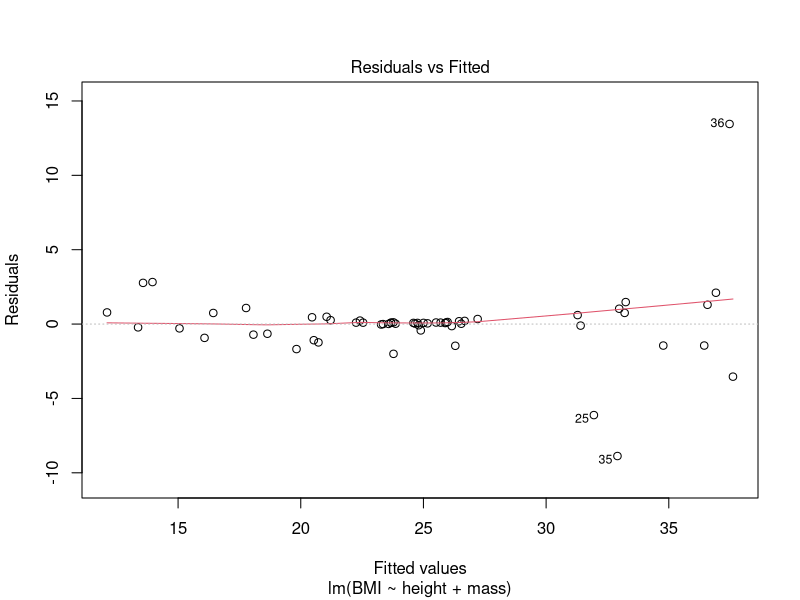
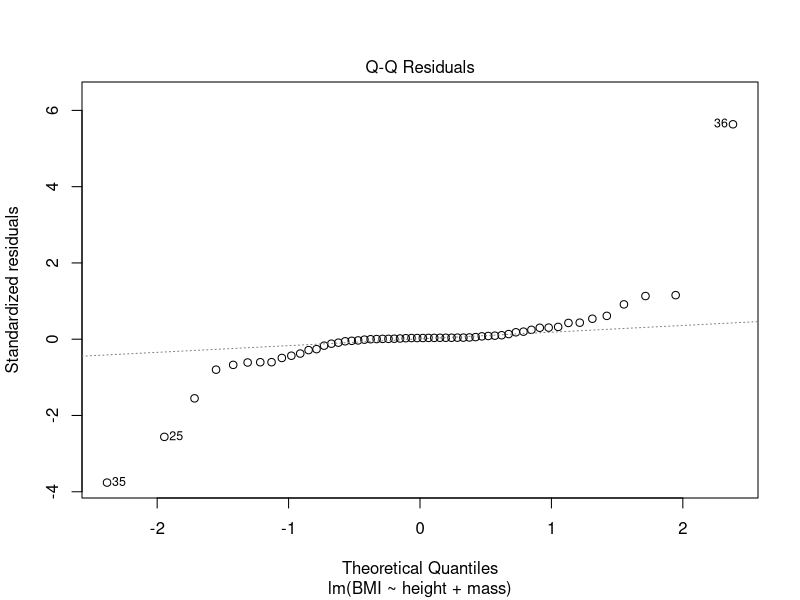
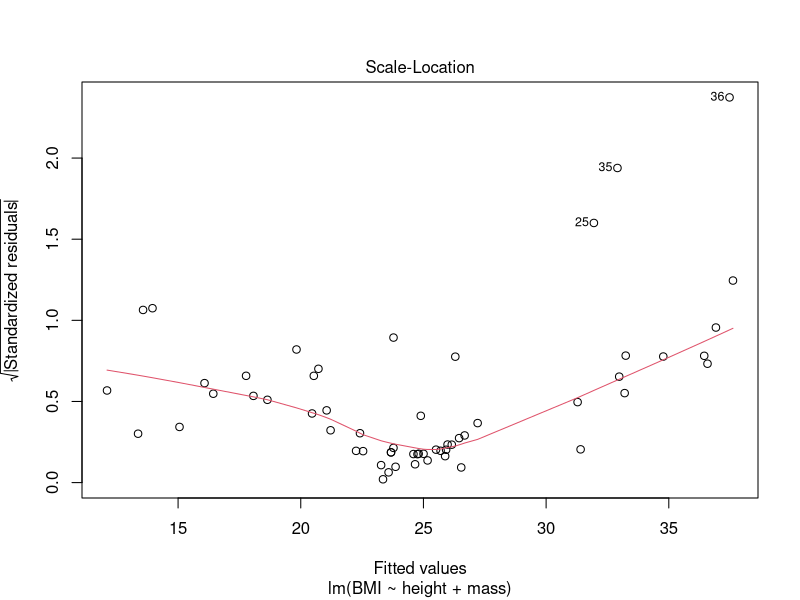
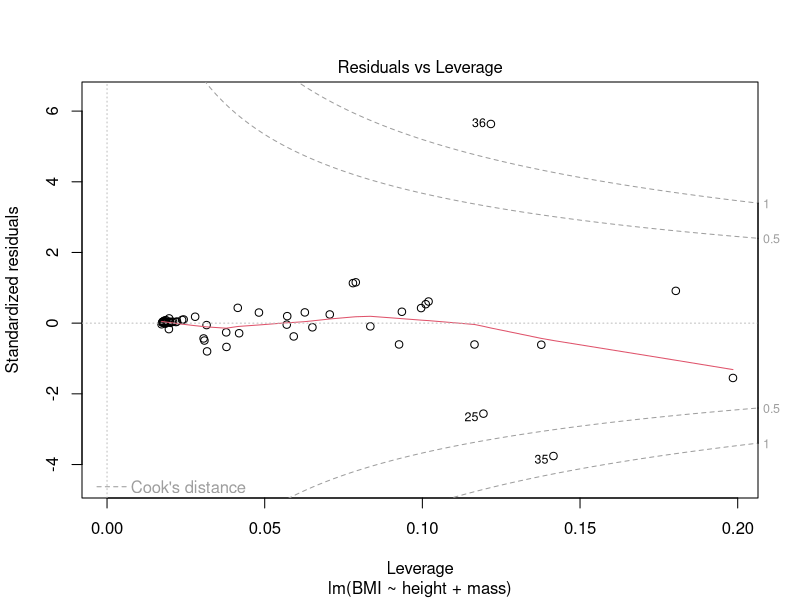
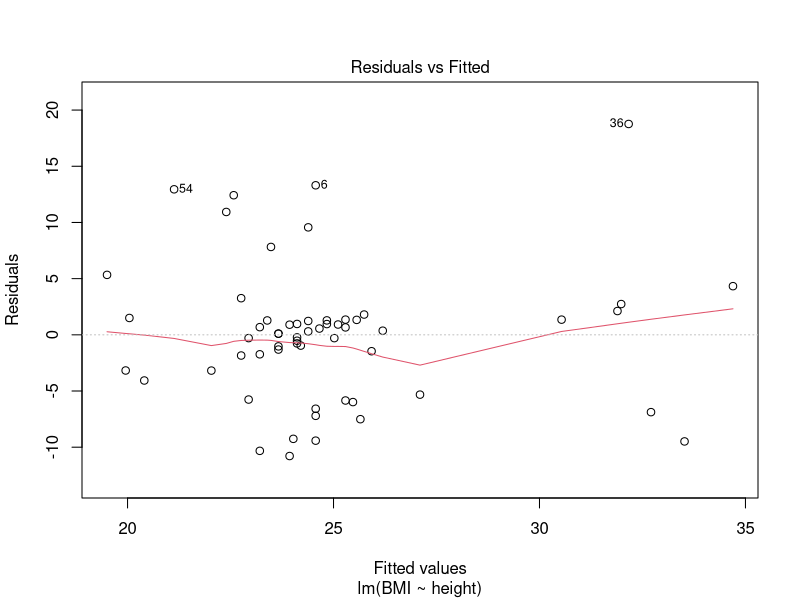
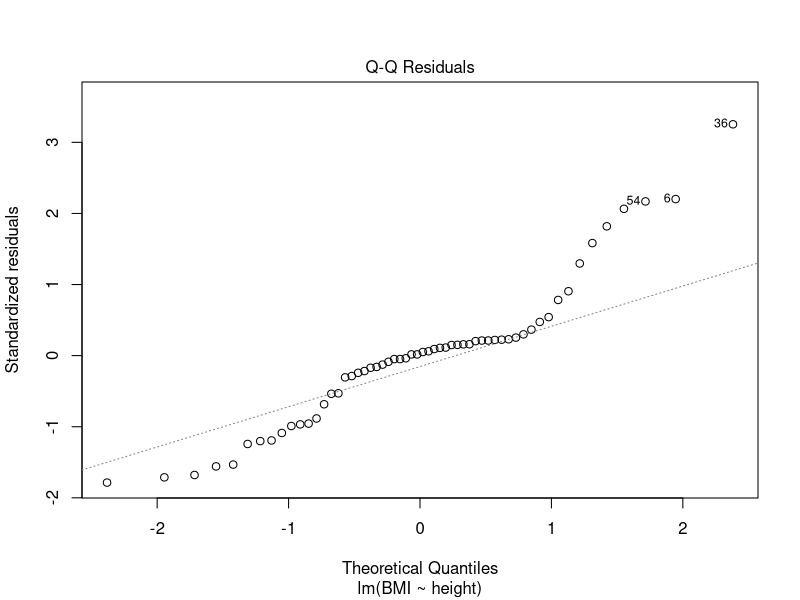
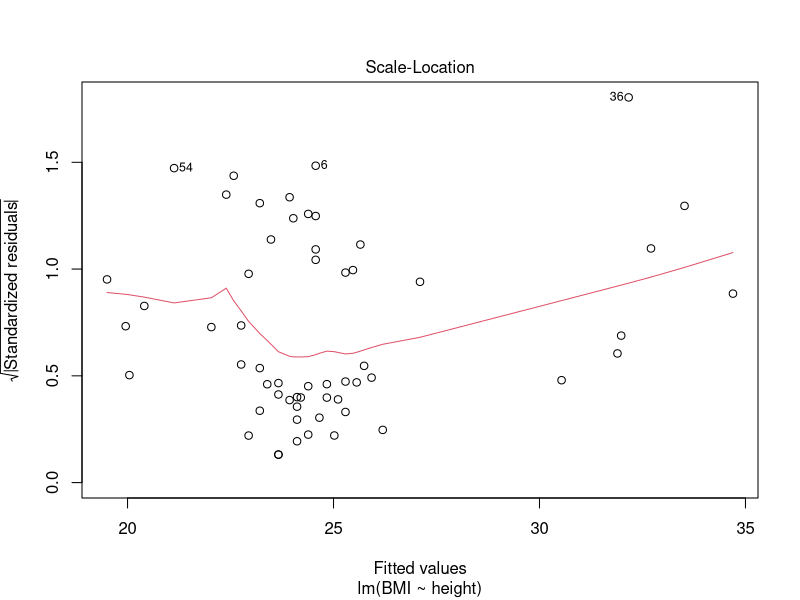
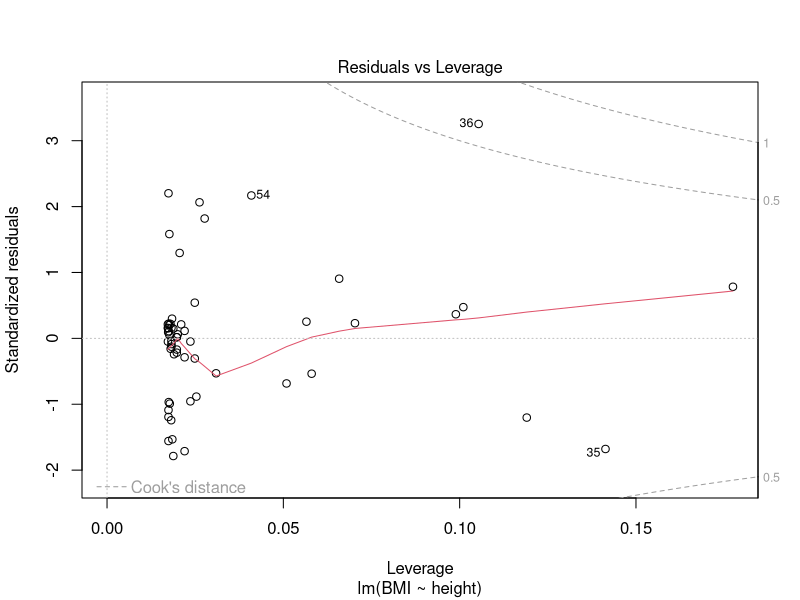

Source code (R) for these figures, in order:
# Load packages ----

library(tidyverse)
library(magrittr)
library(dplyr)

# load data
starwars

newStarwars <- starwars %>% 
  mutate(BMI:=mass/((height/100)^2))

# create linear model
model <- lm(BMI~height + mass, data =filter(newStarwars,BMI<440))


# review linear model
coef(model)

summary(model)

plot(model)




# look at height model:

heightmodel <- lm(BMI~height, data=filter(newStarwars,BMI<440))

summary(heightmodel)

plot(heightmodel)



# look at mass model

massmodel <-lm(BMI~mass, data=filter(newStarwars, BMI<440))

summary(massmodel)

plot(massmodel)




# make predictions
predict(model, newdata=data.frame(mass=35, height=60))
